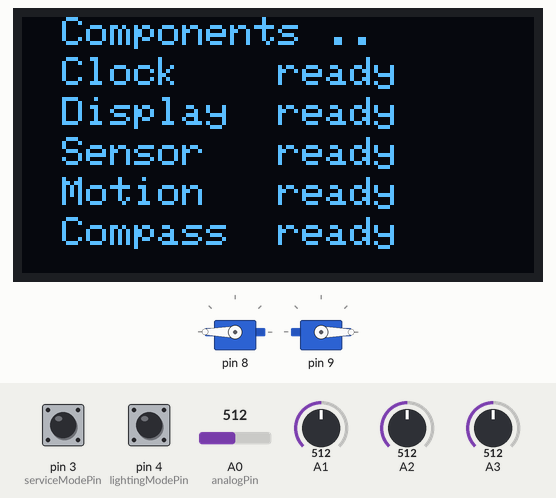
A sketch run on a simulated Arduino Uno, built for the host (arithmetic inside an expression is 32-bit, double 64-bit). Shown: 128×64 one-colour display, 2 × servo. The test bench sets the inputs (shaded band); at power-on: A0 (analogPin) = 512, pin 3 (serviceModePin) HIGH, pin 4 (lightingModePin) HIGH, A1 = 512, A2 = 512, A3 = 512. The display library's start-up logo is not drawn; the local clock reads 2024-03-15 10:24:30 at power-on unless the sketch sets it; what the sketch prints to the serial monitor is not drawn.

Above: at 4.7 s.
4.8 s: A0 (analogPin) set to 490
At 8.0 s:
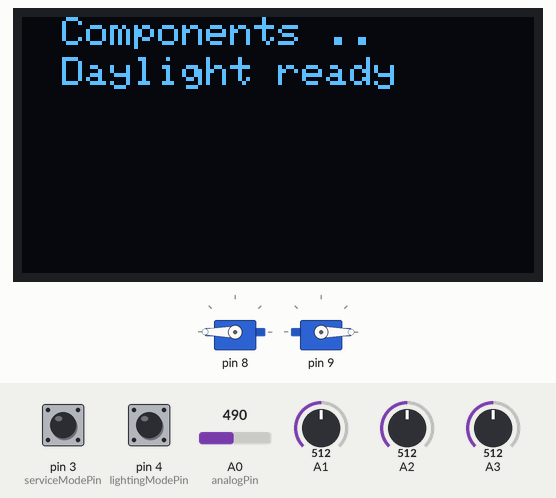
11.8 s: A0 (analogPin) set to 512
At 17.1 s:
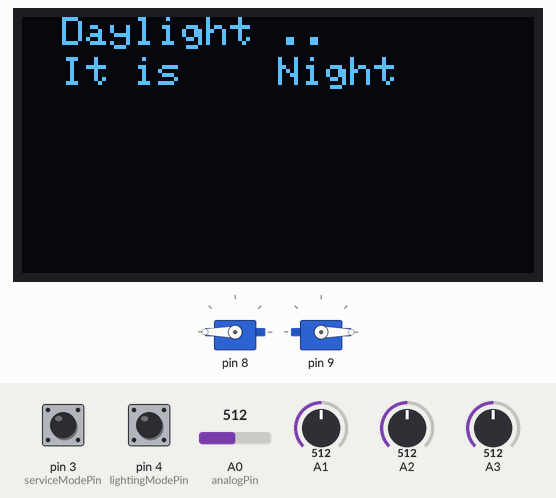
17.9 s: A0 (analogPin) set to 306
At 42.1 s:
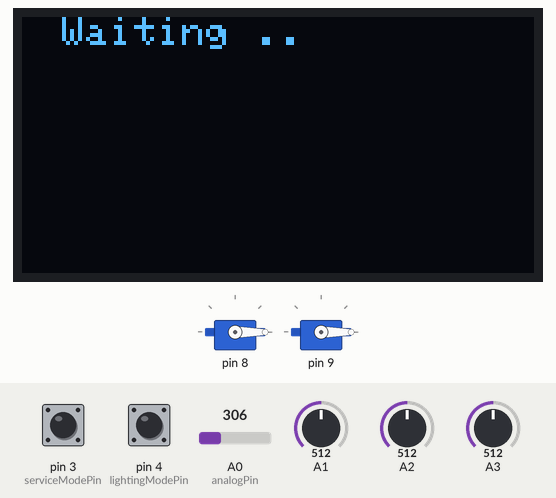
Timing chart, 0 to 42.9 s (numbered marks = the images above; inputs shaded):
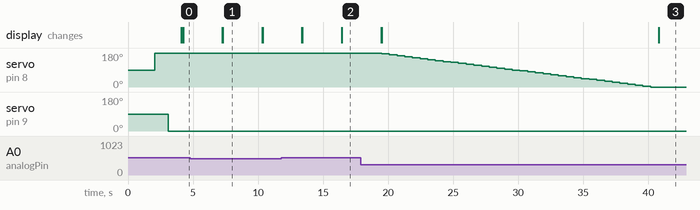

The sketch:

SunTracker.ino
```cpp
//
//
// Suntracker: Track the sun position using servo motors that follow a sun light sensor.
// A sun tracker (and more) build form (mostly) I2C components.
//
//
// build from components
// * Motion: provides a pan tilt movement of the platform
// * Sensor: provides information if the sun shines (directly) on it.
// * Compass: provides information of the horizontal rotation of the platform
// * Clock: provides information of the local date and time.
// * Display: shows information of the components and the processing.
// * Daylight: provides information if it is day or night
//
// additional components to add
// * TODO: Location: adds geographic location (length, width)
// *                 Wels: 14.1614, 48.0166
// * TODO: Tracking: calculates the position at time and location
// * TODO: Follower reads data (attitude, azimute, time) from SD card
//

// servo motion part to move the platform
#include "Motion.h"

// sensor to get the position (direction) of the sun
#include "Sensor.h"

// sensor to check if it is day - we can run - or night - we wait for sun rise.
#include "Daylight.h"

// TODO: add LedButton(buttonPin, ledPin)
// TODO: add OnOffButton : LedButton
// TODO: add HomeButton : LedButton

// TODO: Add an IRremote control

// A clock to calculate the position of the sun at date and time
#include "Clock.h"

// Add I2C display to show date / location / sun track curve
#include "Display.h"

// Compass sensor to adjust tracker body in east west direction
#include "Compass.h"

// Settings to run the machine in service mode or inhouse
#include "Settings.h"

#define STATE_INIT 0      // loop initializations
#define STATE_RUN 1       // track the sun position
#define STATE_SCAN 2      // scan for the sun
#define STATE_DELAY 3     // delay
#define STATE_READY 4     // show ready state of hardware
#define STATE_CLOCK 5     // show date and time
#define STATE_COMPASS 6   // show compass heading
#define STATE_DAYLIGHT 7  // show the status of the day or night sensor
// service mode states
#define STATE_SERVICE 8   // run in service mode

int state = STATE_INIT;

#define VERSION "1.0 Azimuth/Altitude"

void setup() {
  Serial.begin(115200);
  // initialize the settings
  Settings::setup();
  // initialize the clock
  Clock::setup();
  // intialize the display
  Display::setup();
  // initialize the servos to handle motion
  Motion::setup();
  // initialize the (analog) light sensor
  Sensor::trace = 1;
  if (Settings::lightingMode())
      setLightSensorMode(LIGHTSENSOR_MODE_INDOORS);
  Sensor::setup();
  // initialize the compass
  Compass::setup();
  // initialize the day night sensor
  Daylight::setup(Daylight::Indoors);
  // Just to know which program is running on my Arduino
  Serial.println(F("START " __FILE__ "\r\nVersion " VERSION " from " __DATE__ " at " __TIME__));
  Serial.print(F("Service mode  : ")); Serial.println(Settings::serviceMode() ? F("On") : F("Off"));
  Serial.print(F("Lighting mode : ")); Serial.println(Settings::lightingMode() ? F("On") : F("Off"));
  // start the state machine
  state = STATE_INIT;
}

typedef enum {
  Moving = 0,
  OnTarget = 1,
  Failed = 2
} TrackerState;

// scans for the first sun position
// returns OnTarget if any light sensor is sunny.
// returns Moving if it was moved to a new position
// returns Failed no position no was found
int actionScanning() {
  Serial.println(F("Scanning ..."));

  if (Motion::atWest()){
    return Failed;
  }

  // move from east to west
  if (! Sensor::sunny()) {
    Motion::toWest();
    Motion::waitCompleted(); // waits for the servo to reach the position
  } else {
    if (Motion::atNorth()){
      return Failed;
    }
    Motion::toNorth();
    Motion::waitCompleted(); // waits for the servo to reach the position
  }
  // left sensor light/dark
  Sensor::read();

  // evaluate
  if (Sensor::sunny() && Sensor::north_sunny()) {
   return OnTarget;
  }  else {
   return Moving;
  }
}

// Tracks the sun direction
// returns OnTarget if all light sensor are sunny.
// returns Moving if it was moved to a new position
// returns Failed if no position was found
int actionTracking() {
  Serial.println(F("Tracking ..."));
  // get sensor light/dark
  Sensor::read();
  // move to the sun
  if (Sensor::only_east_in_dark()) {
    Motion::toEast();
    Motion::waitCompleted(); // waits for the servo to reach the position
    return Moving;
  } else if (Sensor::only_west_in_dark()) {
    Motion::toWest();
    Motion::waitCompleted(); // waits for the servo to reach the position
    return Moving;
  } else if (Sensor::only_north_in_dark()) {
    Motion::toNorth();
    Motion::waitCompleted(); // waits for the servo to reach the position
    return Moving;
  } else if (Sensor::sunny() && Sensor::north_sunny()) {
    delay(500); // waits for the sun to move ...
    return OnTarget;
  } else {
    delay(500); // waits for some operation ...
    return Failed;
  }
}

// changes the state and dsiplays reltaed information
void actionChangeState(int nextState) {
  state = nextState;
  if (! Display::ready) return;
  if (state == STATE_INIT) {
    Display::showState("Initializing ..");
  } else if (state == STATE_SCAN) {
    Display::showState("Scanning ..");
    Display::show_chart();
  } else if (state == STATE_RUN) {
    Display::showState("Tracking ..");
    Display::show_chart();
  } else if (state == STATE_DELAY) {
    Display::showState("Waiting ..");
    delay(1000);
  } else if (state == STATE_READY) {
    Display::showState("Components ..");
  } else if (state == STATE_CLOCK) {
    Display::showState("Date and time ..");
  } else if (state == STATE_COMPASS) {
    Display::showState("Compass ..");
  } else if (state == STATE_DAYLIGHT) {
    Display::showState("Daylight ..");
  } else if (state == STATE_SERVICE) {
    Display::showState("Service ..");
  }
}

// displays ready information for the components attached.
void actionReady() {
  Display::show_ready("Clock", Clock::ready, 1);
  Display::show_ready("Display", Display::ready, 2);
  Display::show_ready("Sensor", Sensor::ready, 3);
  Display::show_ready("Motion", true, 4);
  Display::show_ready("Compass", Compass::ready, 5);
  delay(3000); // give some time to read
  Display::clear_area(1);
  Display::show_ready("Daylight", Daylight::ready, 1);
  delay(3000); // give some time to read
}

// Action to show the clock
void actionClock()
{
  Display::show_clock(Clock::year(), Clock::month(), Clock::day(), Clock::hour(), Clock::minute());
  delay(3000); // give some time to read
}

// Action to show the compass
void actionCompass()
{
  Display::show_compass("Rotation", Compass::angle());
  delay(3000); // give some time to read
}

// Action to show
void actionDaylight()
{
  Display::show_daylight("It is", Daylight::day());
  delay(3000); // give some time to read
}

void actionServiceCompass() {
  // TODO: Display::showState("Service compass ..");
  // adjust comass (5 tries)
  for (int i = 0; i < 5; i++) {
    Display::show_compass("Rotation", Compass::angle());
    delay(1000); // give some time to read
  }
}
void actionServiceMotion() {
  Motion::home();
  //TODO: Display::showState("Service pan motion ..");
  Display::show_chart();
  while (!Motion::atWest()){
    Motion::toWest();
    Motion::waitCompleted();
  }
  // TODO: Display::showState("Service tilt motion ..");
  Display::show_chart();
  while (!Motion::atNorth()){
    Motion::toNorth();
    Motion::waitCompleted();
  }
  Motion::home();
}

void actionService(){
  Serial.println(F("Service ..."));
  Display::showState("Service ..");
  delay(3000); // give some time to read
  // verify the compass
  actionServiceCompass();
  // verify the motion part
  actionServiceMotion();
  // ready for reboot
  Display::showState("Ready to reboot..");
  delay(3000); // give some time to read
}

void loop() {
  if (state == STATE_INIT) {
    Motion::home();
    if (Settings::serviceMode())
      actionChangeState(STATE_SERVICE);
    else
      actionChangeState(STATE_READY);
  } else if (state == STATE_READY) {
    actionReady();
    actionChangeState(STATE_CLOCK);
  } else if (state == STATE_CLOCK) {
    actionClock();
    actionChangeState(STATE_COMPASS);
  } else if (state == STATE_COMPASS) {
    actionCompass();
    actionChangeState(STATE_DAYLIGHT);
  } else if (state == STATE_DAYLIGHT) {
    actionDaylight();
    // if at night wait for sun rise :)
    if (Daylight::day())
      actionChangeState(STATE_SCAN);
    else
      Serial.println(F("Waiting for sun rise ..."));
  } else if (state == STATE_SCAN) {
      TrackerState trackerState = actionScanning();
      if (trackerState == OnTarget)
        actionChangeState(STATE_RUN);
      else if (trackerState == Failed)
        actionChangeState(STATE_DELAY);
  } else if (state == STATE_RUN) {
      TrackerState trackerState = actionTracking();
      if (trackerState == Failed)
        actionChangeState(STATE_SCAN);
  } else if (state == STATE_DELAY) {
    delay(1000);
  } else if (state == STATE_SERVICE) {
    actionService();
    delay(1000);
  }
}
```

Clock.h
```cpp
#ifndef Clock_h
#define Clock_h

#include <Arduino.h>
#include "RTClib.h"

/*
 *  A sensor to provide date and time information.
 */
namespace Clock {

  RTC_DS1307 rtc;

  /* Allows you to check if the clock is available */
  int ready = false;

  /* Setup the clock sensor */
  void setup() {
   if (! rtc.begin()) {
     Serial.println(F("Couldn't find RTC"));
   }
   else if (! rtc.isrunning()) {
     Serial.println(F("RTC is NOT running!"));
     // Sets the RTC to the date & time this sketch was compiled
     rtc.adjust(DateTime(F(__DATE__), F(__TIME__)));
   } else
     // rtc.adjust(DateTime(F(__DATE__), F(__TIME__)));
    ready = true;
  }
  /* Gets the year */
  uint16_t year() { return rtc.now().year(); }
  /* Gets the month */
  uint8_t month() { return rtc.now().month(); }
  /* Gets the day */
  uint8_t day() { return rtc.now().day(); }
  /* Gets the hour */
  uint8_t hour() { return rtc.now().hour(); }
    /* Gets the minute */
  uint8_t minute() { return rtc.now().minute(); }
};

#endif
```

Compass.h
```cpp
#ifndef Compass_h
#define Compass_h

#include <Arduino.h>
#include <QMC5883L.h>
namespace Compass
{
  QMC5883L _compass;
  int ready = false;
  void setup() {
    _compass.begin();
    ready = true;
  }
  int angle() {
    _compass.readData(); //read data from sensor
    int heading = _compass.heading(); // calculate the heading to north
    // Serial.print(F("Heading: ")); Serial.print(heading); Serial.println(F("°"));
   // move get the value in east west
    return heading < 180 ? heading : heading - 360;
  }
}

#endif
```

Daylight.h
```cpp
#ifndef DAYLIGHT_H
#define DAYLIGHT_H

#include <Arduino.h>

namespace Daylight {
  // Modi to set with setLightSensorMode
  typedef enum {
    Outdoors = 0,
    Indoors = 1
  } Mode;

  int dayNightLimit = 500; // indoor: higher values are night, lower values are day
  int raw = 0; // the last raw value read
  int analogPin = A0;
  int trace = 0;   // if 1 the raw vaue reaing is traced to Serial
  int ready = false;
  void set_mode(Mode mode) {
    // indoor values are 10 times higher than outdoor values
    if (mode == Indoors)
      dayNightLimit = 500;
    else
      dayNightLimit = 55;
  }
  void setup(Mode mode=Outdoors) {
    set_mode(mode);
    pinMode(analogPin, INPUT);
    ready = true;
  }
  int read() {
    raw = analogRead(analogPin);
    if (trace) {
      Serial.print("Day-Night: "); Serial.println(raw);
    }
    return raw;
  }
  int night() {
    return read() > dayNightLimit;
  }
  int day() {
    return read() <= dayNightLimit;
  }
}
#endif
```

Display.h
```cpp
#ifndef SunTrackerDisplay_h
#define SunTrackerDisplay_h

#include <Arduino.h>
#include <Wire.h>
#include <Adafruit_GFX.h>
#include <Adafruit_SSD1306.h>
#define SPLASH
#ifdef SPLASH
#include <splash.h>
#endif

namespace Display
{
  int ready = false;
  // OLED display width and height in pixels
  #define SCREEN_WIDTH  128
  #define SCREEN_HEIGHT 64

  // Declaration for an SSD1306 display connected to I2C (SDA, SCL pins)
  #define OLED_RESET     -1 // Reset pin # (or -1 if sharing Arduino reset pin)
  Adafruit_SSD1306 oledDisplay(SCREEN_WIDTH, SCREEN_HEIGHT, &Wire, OLED_RESET);

  void setup() {
    // SSD1306_SWITCHCAPVCC = generate display voltage from 3.3V internally
    if(!oledDisplay.begin(SSD1306_SWITCHCAPVCC, 0x3C)) {
      Serial.println(F("SSD1306 allocation failed"));
      ready = false;
    } else {
      ready = true;
  #ifdef SPLASH
      oledDisplay.display();
      delay(2000); // Pause for 2 seconds
  #endif
    }
  }

  void showState(const char* msg) {
    if (! ready) return;
    if (msg == 0) return;

    oledDisplay.clearDisplay();
    oledDisplay.setTextSize(1); // Draw 2X-scale text
    oledDisplay.setTextColor(SSD1306_WHITE);
    oledDisplay.setCursor(10, 0);
    oledDisplay.println(msg);
    oledDisplay.display();      // Show initial text
  }

  void clear_area(int display=0) {
    oledDisplay.fillRect(0, 10, oledDisplay.width(), oledDisplay.height(), SSD1306_BLACK);
    if (display)
      oledDisplay.display();
  }

  void show_chart_border(int margin) {
    oledDisplay.drawRect(margin, margin, oledDisplay.width()- 2*margin, oledDisplay.height()-2*margin, SSD1306_WHITE);
  }

  void show_hour_line(int tick, int margin) {
    int len = oledDisplay.height() - 2*margin;
    for (int i = 0; i < len; i += 4)
      oledDisplay.drawLine(tick, margin+i, tick, margin+i+2, SSD1306_WHITE);
  }

  void show_angle_line(int tick, int margin) {
    int len = oledDisplay.width() - 2*margin;
    for (int i = 0; i < len; i += 4)
      oledDisplay.drawLine(margin+i, tick, margin+i+2, tick, SSD1306_WHITE);
  }

  void show_chart() {
    if (! ready) return;

    // clear the "active" area
    clear_area(0);
    // draw the information
    int margin = 10;
    show_chart_border(margin);
    int tick9h = margin + 27;
    int tick12h = margin + 27 + 27;
    int tick15h = oledDisplay.width()-margin-27;
    show_hour_line(tick9h, margin+3);
    show_hour_line(tick12h, margin+3);
    show_hour_line(tick15h, margin+3);
    int angle60 = margin+15;
    int angle30 = oledDisplay.height()-margin-15;
    show_angle_line(angle60, margin+3);
    show_angle_line(angle30, margin+3);
    oledDisplay.display();
    delay(1);
  }

  void show_ready(const char *msg, bool ready, int line=1) {
    if (! ready) return;

    // draw the information
    oledDisplay.setTextSize(1);
    oledDisplay.setTextColor(SSD1306_WHITE);
    oledDisplay.setCursor(10, 10*line);
    oledDisplay.print(msg);
    oledDisplay.setCursor(oledDisplay.width()/2, 10*line);
    oledDisplay.print(ready ? "ready" : "off");
    oledDisplay.display();
  }

  void show_clock(uint16_t year, uint8_t month, uint8_t day, uint8_t hour, uint8_t minute) {
    if (! ready) return;

    // clear the "active" area
    clear_area(0);
    // draw the information
    oledDisplay.setTextSize(1);
    oledDisplay.setTextColor(SSD1306_WHITE);
    oledDisplay.setCursor(10, 10);
    oledDisplay.print(year); oledDisplay.print("/");
    oledDisplay.print(month); oledDisplay.print("/");
    oledDisplay.println(day);
    oledDisplay.setCursor(10, 20);
    oledDisplay.print(hour); oledDisplay.print(minute < 9 ? ":0" : ":"); oledDisplay.println(minute);
    oledDisplay.display();
  }

  void show_compass(const char *msg, int angle) {
    if (! ready) return;

    // clear the "active" area
    clear_area(0);
    // draw the information
    oledDisplay.setTextSize(1);
    oledDisplay.setTextColor(SSD1306_WHITE);
    oledDisplay.setCursor(10, 10);
    oledDisplay.print(msg);
    oledDisplay.setCursor(oledDisplay.width()/2, 10);
    oledDisplay.print(angle);
    oledDisplay.display();
  }

  void show_daylight(const char *msg, int day) {
    if (! ready) return;

    // clear the "active" area
    clear_area(0);
    // draw the information
    oledDisplay.setTextSize(1);
    oledDisplay.setTextColor(SSD1306_WHITE);
    oledDisplay.setCursor(10, 10);
    oledDisplay.println(msg);
    oledDisplay.setCursor(oledDisplay.width()/2, 10);
    oledDisplay.println(day ? "Day" : "Night");
    oledDisplay.display();
  }

};

#endif
```

LightSensor.cpp
```cpp
#include "LightSensor.h"


// raw values measured at analog pin (0..1023)
// valus measured on a sunny day
// "in doora" values are ten times higher 50, 150, 550
int lightSunnyRaw = 5;
int lightShadowRaw = 15;
int lightDarkRaw = 55;

void setLightSensorMode(int mode)
{
  if (mode == LIGHTSENSOR_MODE_INDOORS)
  {
    /* TODO: home table values */
    lightSunnyRaw = 400;
    lightShadowRaw = 600;
    lightDarkRaw = 800;

  } else {
    lightSunnyRaw = 5;
    lightShadowRaw = 15;
    lightDarkRaw = 55;
  }
}

void LightSensor::setup(int analogPin) {
  pin = analogPin;
}
int LightSensor::read() {
 raw = analogRead(pin);
 delay(25);
 getState();
 return raw;
}
void LightSensor::getState() {
  if (raw < lightSunnyRaw)
    state = Sunny;
  else if (raw < lightShadowRaw)
    state = Shadow;
  else
    state = Dark;

}
```

LightSensor.h
```cpp
#ifndef LightSensor_h
#define LightSensor_h

#include <Arduino.h>

// Modi to set with setLightSensorMode
#define LIGHTSENSOR_MODE_OUTDOORS  0
#define LIGHTSENSOR_MODE_INDOORS   1
extern void setLightSensorMode(int mode);

typedef enum
{
  Dark = 0,
  Shadow = 1,
  Sunny = 2
} LightSensorState;

class LightSensor {
public:
  int pin;  // the analog pin to read raw values
  int raw;  // the last raw value read
  LightSensorState state; // The light state to the ow value
  // Sets the analog pin to read rwa values
  void setup(int analogPin);
  // reads the next raw value from the pin and sets the sensor state
  int read();
  // gets the state for the last raw value read
  void getState();
};

#endif
```

Settings.h
```cpp
#ifndef Settings_h
#define Settings_h

namespace Settings
{
  int serviceModePin = 3;
  int lightingModePin = 4;

  void setup(){
    pinMode(serviceModePin, INPUT);
    pinMode(lightingModePin, INPUT);
  }
  int serviceMode() {
    return digitalRead(serviceModePin) == LOW;
  }
  int lightingMode() {
    return digitalRead(lightingModePin) == LOW;
  }
}

#endif
```

Source omitted: Motion.h (3010 bytes), Sensor.h (1916 bytes)

Measured:
- the behaviour switches between 500 and 501 on A0 (analogPin) (found by bisection; images 1 and 2)
- after the input at 11.8 s, the display: first differs from a run without the input after 4.6 s (image 2)
- after the input at 17.9 s, servo on pin 8: moves from 180° to 0° over 20.7 s, starting after 1.6 s; the display: first changes after 1.6 s (image 3 shows a later state)
- what the display in image 1 shows lasts 3.0 s, from 7.3 s to 10.3 s
